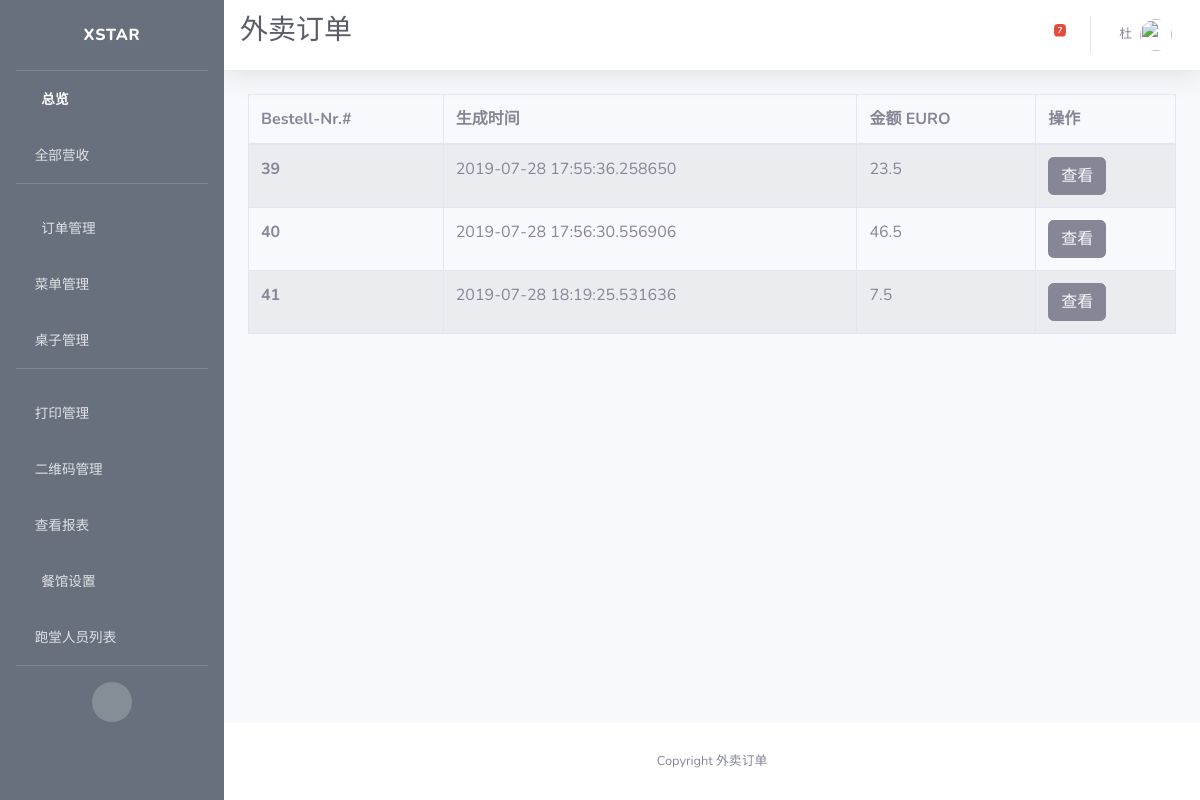
The page /admin/takeaway/orders/all (signed in) on the database as committed earlier.
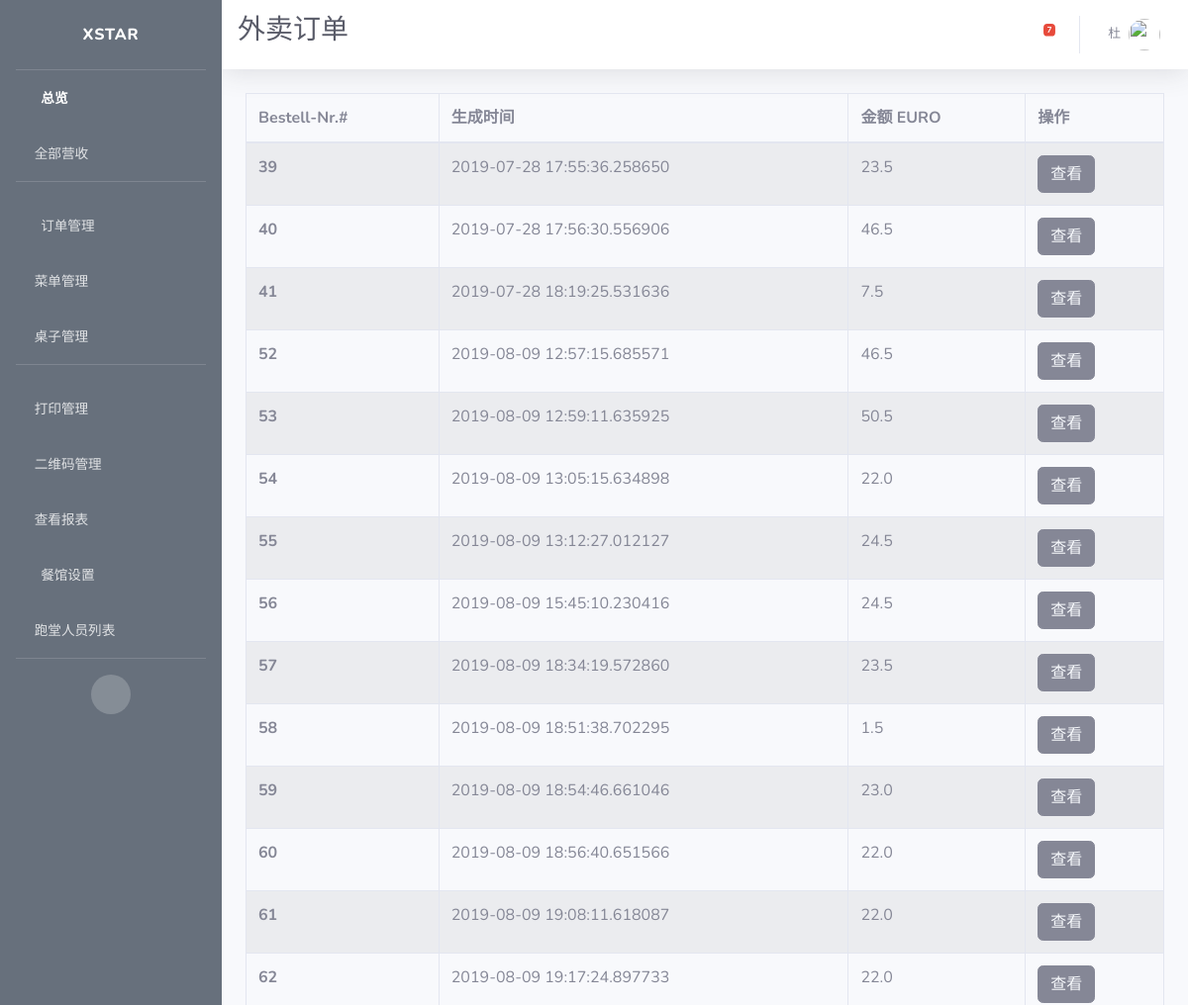
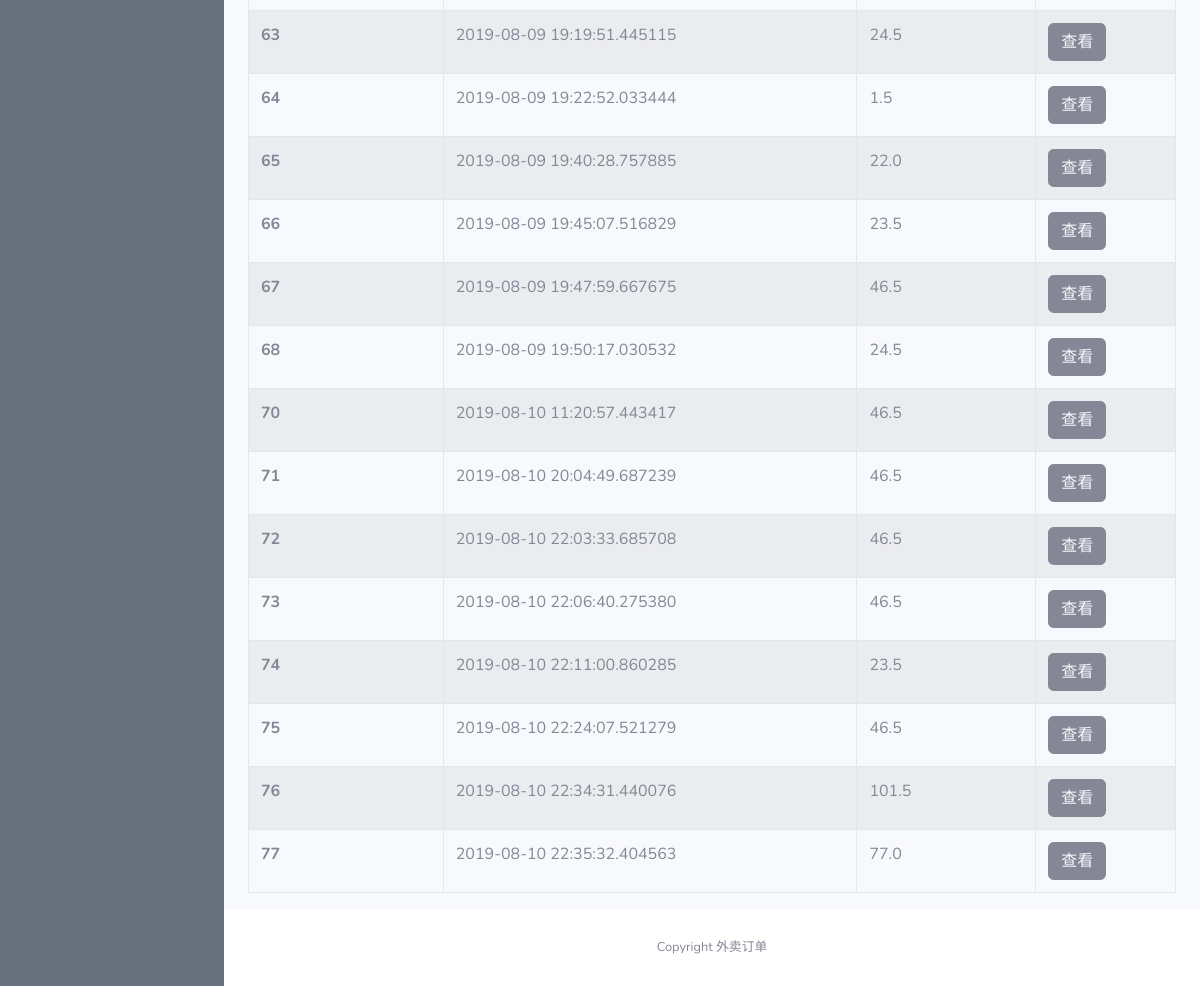
The same page on the database as committed later (2 pictures, top to bottom).
### app/models.py (models this page shows)
class Order(db.Model):
    id = db.Column(db.Integer, primary_key=True, unique=True, index=True)
    totalPrice = db.Column(db.Float, unique=False)
    orderNumber = db.Column(db.String(200), unique=True)
    timeCreated = db.Column(db.DateTime, default=datetime.utcnow)
    isPaid = db.Column(db.Boolean, default=False)
    isReady = db.Column(db.Boolean, default=False)
    isPickedUp = db.Column(db.Boolean, default=False)
    items = db.Column(db.String(300))
    pay_via = db.Column(db.String(100))
    type = db.Column(db.String(100))
    container = db.Column(db.String(300))

### app/routes.py (the view)
@app.route("/admin/takeaway/orders/all")
@login_required
def all_out_orders():
    orders = Order.query.filter(Order.type=="Out").all()
    return render_template('all_out_orders.html', title=u'外卖订单', orders=orders)

### app/models.py (called while the page is built)
@login.user_loader
def load_user(id):
    return User.query.get(int(id))

### app/templates/all_out_orders.html (shortened to what this page needs)
{% extends 'base.html' %}
{% block css %}
<link rel="stylesheet" type="text/css" href="https://cdn.datatables.net/1.10.19/css/jquery.dataTables.css">
<link rel="stylesheet" type="text/css" href="https://cdnjs.cloudflare.com/ajax/libs/twitter-bootstrap/4.1.3/css/bootstrap.css">
<link rel="stylesheet" type="text/css" href="https://cdn.datatables.net/1.10.19/css/dataTables.bootstrap4.min.css">
{% endblock %}
{% block title %}
<h1 class="h3 mb-2 text-gray-800">{{ title }}</h1>
<br>
{% endblock %}
{% block content %}
<div class="row">
    <div class="col-sm-12">
        <table id="example" class="table table-striped table-bordered">
      <thead>
        <tr>
          <th scope="col">Bestell-Nr.#</th>
          <th scope="col">生成时间</th>
          <th scope="col">金额 EURO</th>
          <th scope="col">操作</th>
        </tr>
      </thead>
      <tbody>
      {% for order in orders %}
        <tr id={{ order.id }}>
          <th scope="row">{{ order.id }}</th>
          <td>{{ order.timeCreated }}</td>
          <td>{{ order.totalPrice }}</td>
          <td>
            <span>
              <button type="button" class="btn btn-secondary">
                <a href={{ url_for('takeaway_order_view', order_id=order.id) }} style="color: rgb(247, 249, 252)">
                  查看
                </a>
              </button>
            </span>
          </td>
        </tr>
      {% endfor %}
      </tbody>
    </table>
    </div>
</div>
{% endblock %}

Rows that differ between the two databases and show on the page:
added Order: id "52", timeCreated "2019-08-09 12:57:15.685571", totalPrice "46.5"
added Order: id "53", timeCreated "2019-08-09 12:59:11.635925", totalPrice "50.5"
added Order: id "54", timeCreated "2019-08-09 13:05:15.634898", totalPrice "22.0"
added Order: id "55", timeCreated "2019-08-09 13:12:27.012127", totalPrice "24.5"
added Order: id "56", timeCreated "2019-08-09 15:45:10.230416", totalPrice "24.5"
added Order: id "57", timeCreated "2019-08-09 18:34:19.572860", totalPrice "23.5"
added Order: id "58", timeCreated "2019-08-09 18:51:38.702295", totalPrice "1.5"
added Order: id "59", timeCreated "2019-08-09 18:54:46.661046", totalPrice "23.0"
added Order: id "60", timeCreated "2019-08-09 18:56:40.651566", totalPrice "22.0"
added Order: id "61", timeCreated "2019-08-09 19:08:11.618087", totalPrice "22.0"
added Order: id "62", timeCreated "2019-08-09 19:17:24.897733", totalPrice "22.0"
added Order: id "63", timeCreated "2019-08-09 19:19:51.445115", totalPrice "24.5"
added Order: id "64", timeCreated "2019-08-09 19:22:52.033444", totalPrice "1.5"
added Order: id "65", timeCreated "2019-08-09 19:40:28.757885", totalPrice "22.0"
added Order: id "66", timeCreated "2019-08-09 19:45:07.516829", totalPrice "23.5"
added Order: id "67", timeCreated "2019-08-09 19:47:59.667675", totalPrice "46.5"
added Order: id "68", timeCreated "2019-08-09 19:50:17.030532", totalPrice "24.5"
added Order: id "70", timeCreated "2019-08-10 11:20:57.443417", totalPrice "46.5"
added Order: id "71", timeCreated "2019-08-10 20:04:49.687239", totalPrice "46.5"
added Order: id "72", timeCreated "2019-08-10 22:03:33.685708", totalPrice "46.5"
added Order: id "73", timeCreated "2019-08-10 22:06:40.275380", totalPrice "46.5"
added Order: id "74", timeCreated "2019-08-10 22:11:00.860285", totalPrice "23.5"
added Order: id "75", timeCreated "2019-08-10 22:24:07.521279", totalPrice "46.5"
added Order: id "76", timeCreated "2019-08-10 22:34:31.440076", totalPrice "101.5"
added Order: id "77", timeCreated "2019-08-10 22:35:32.404563", totalPrice "77.0"
